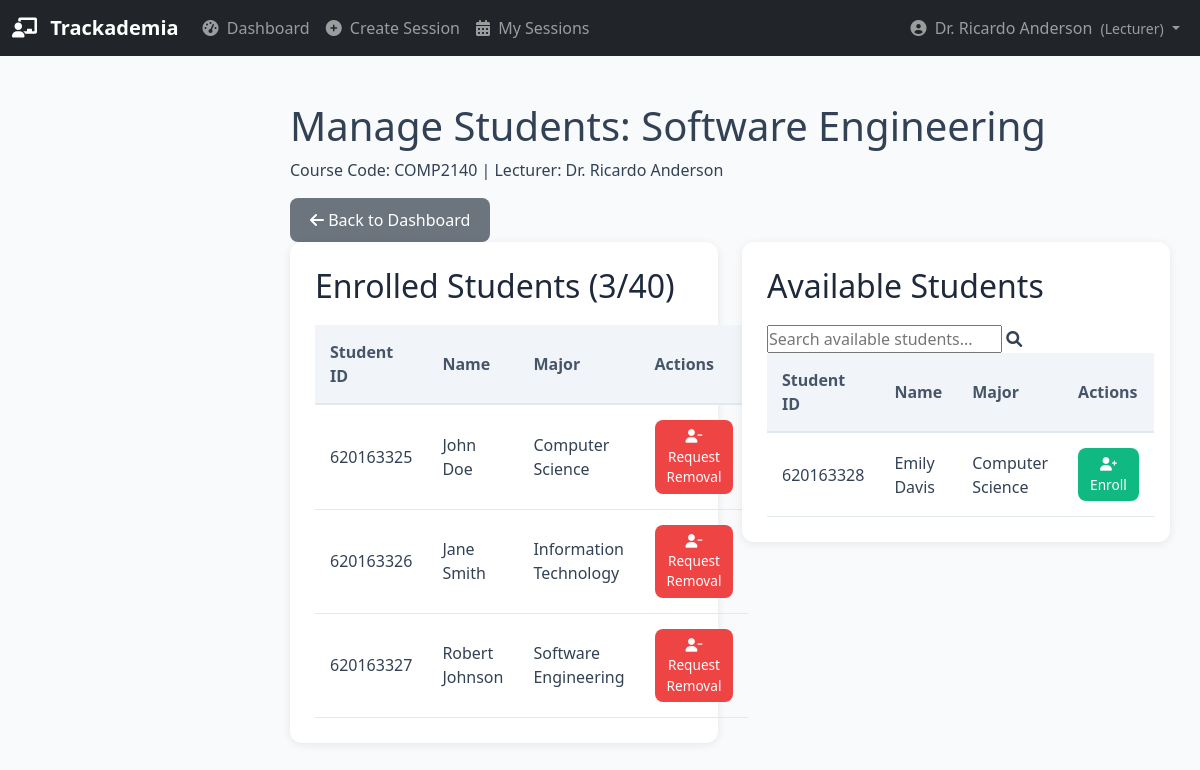
Page /lecturer/manage-students/1 (signed in) on the committed database.
### database.py (models this page shows, shortened)
class User(db.Model):
    __tablename__ = 'users'
    id = db.Column(db.Integer, primary_key=True)
    username = db.Column(db.String(80), unique=True, nullable=False)
    password_hash = db.Column(db.String(200), nullable=False)
    name = db.Column(db.String(100), nullable=False)
    email = db.Column(db.String(120), unique=True, nullable=True)
    user_type = db.Column(db.String(20), nullable=False)  # 'admin', 'lecturer', or 'student'
    is_active = db.Column(db.Boolean, default=True)
    created_at = db.Column(db.DateTime, default=datetime.utcnow)

class Course(db.Model):
    __tablename__ = 'courses'
    id = db.Column(db.Integer, primary_key=True)
    name = db.Column(db.String(200), nullable=False)
    code = db.Column(db.String(50), unique=True)
    description = db.Column(db.Text, nullable=True)
    credits = db.Column(db.Integer, default=3)
    semester = db.Column(db.String(50))  # Fall 2024, Spring 2025, etc.
    max_capacity = db.Column(db.Integer, default=30)
    lecturer_id = db.Column(db.Integer, db.ForeignKey('lecturers.id'), nullable=False)
    is_active = db.Column(db.Boolean, default=True)
    created_at = db.Column(db.DateTime, default=datetime.utcnow)
    students = db.relationship('Student',
                              secondary=enrollments,
                              back_populates='courses')
    sessions = db.relationship('Session', backref='course', lazy=True)

class Student(db.Model):
    __tablename__ = 'students'
    id = db.Column(db.Integer, primary_key=True)
    user_id = db.Column(db.Integer, db.ForeignKey('users.id'), nullable=False)
    student_id = db.Column(db.String(50), unique=True)
    enrollment_year = db.Column(db.Integer)
    major = db.Column(db.String(100))
    is_active = db.Column(db.Boolean, default=True)
    user = db.relationship('User', backref='student_profile')
    courses = db.relationship('Course',
                             secondary=enrollments,
                             back_populates='students')
    attendances = db.relationship('Attendance', backref='student', lazy=True)

### app.py (the view)
@app.route('/lecturer/manage-students/<int:course_id>')
def manage_students(course_id):
    lecturer_id = flask_session.get('user_id')
    lecturer = db.session.query(Lecturer).filter_by(user_id=lecturer_id).first()
    if not lecturer:
        flash('Please login as a lecturer', 'error')
        return redirect(url_for('login'))
    course = db.session.get(Course, course_id)
    if course.lecturer_id != lecturer.id:
        flash('You do not have permission to manage this course', 'error')
        return redirect(url_for('lecturer_dashboard'))
    all_students = db.session.query(Student).all()
    available_students = [s for s in all_students if s not in course.students]
    return render_template('manage_students.html',
                         course=course,
                         available_students=available_students)

### app.py (called while the page is built)
@app.before_request
def require_login():
    allowed_routes = ['login', 'static']
    if request.endpoint not in allowed_routes and 'user_id' not in flask_session:
        return redirect(url_for('login'))

@app.context_processor
def inject_pending_requests():
    if flask_session.get('user_type') == 'admin':
        pending_count = db.session.query(RemovalRequest).filter_by(status='pending').count()
        return dict(pending_requests_count=pending_count)
    return dict(pending_requests_count=0)

### templates/manage_students.html (shortened to what this page needs)
{% extends "base.html" %}
{% block content %}
<div class="dashboard-header">
    <h1>Manage Students: {{ course.name }}</h1>
    <p>Course Code: {{ course.code }} | Lecturer: {{ course.lecturer.user.name }}</p>
    <a href="{{ url_for('lecturer_dashboard') }}" class="btn btn-secondary">
        <i class="fas fa-arrow-left"></i> Back to Dashboard
    </a>
</div>
<div class="row">
    <div class="col-md-6">
        <div class="table-container">
            <h2>Enrolled Students ({{ course.students|length }}/{{ course.max_capacity }})</h2>
            <table>
                <thead>
                    <tr>
                        <th>Student ID</th>
                        <th>Name</th>
                        <th>Major</th>
                        <th>Actions</th>
                    </tr>
                </thead>
                <tbody>
                    {% for student in course.students %}
                    <tr>
                        <td>{{ student.student_id }}</td>
                        <td>{{ student.user.name }}</td>
                        <td>{{ student.major or 'N/A' }}</td>
                        <td>
                            <button class="btn btn-danger btn-sm request-removal"
                                    data-student-id="{{ student.id }}"
                                    data-student-name="{{ student.user.name }}">
                                <i class="fas fa-user-minus"></i> Request Removal
                            </button>
                        </td>
                    </tr>
                    {% else %}
                    <tr>
                        <td colspan="4" class="text-center">No students enrolled in this course</td>
                    </tr>
                    {% endfor %}
                </tbody>
            </table>
        </div>
    </div>
    <div class="col-md-6">
        <div class="table-container">
            <h2>Available Students</h2>
            <div class="search-box">
                <input type="text" id="studentSearch" placeholder="Search available students...">
                <i class="fas fa-search"></i>
            </div>
            <table>
                <thead>
                    <tr>
                        <th>Student ID</th>
                        <th>Name</th>
                        <th>Major</th>
                        <th>Actions</th>
                    </tr>
                </thead>
                <tbody id="availableStudentsTable">
                    {% for student in available_students %}
                    <tr>
                        <td>{{ student.student_id }}</td>
                        <td>{{ student.user.name }}</td>
                        <td>{{ student.major or 'N/A' }}</td>
                        <td>
                            <button class="btn btn-success btn-sm enroll-student"
                                    data-student-id="{{ student.id }}"
                                    data-course-id="{{ course.id }}">
                                <i class="fas fa-user-plus"></i> Enroll
                            </button>
                        </td>
                    </tr>
                    {% else %}
                    <tr>
                        <td colspan="4" class="text-center">All students are already enrolled in this course</td>
                    </tr>
                    {% endfor %}
                </tbody>
            </table>
        </div>
    </div>
</div>
{% endblock %}

### templates/base.html (shortened to what this page needs)
<!DOCTYPE html>
<html lang="en">
<head>
    <link href="https://cdn.jsdelivr.net/npm/bootstrap@5.1.3/dist/css/bootstrap.min.css" rel="stylesheet">
    <link rel="stylesheet" href="{{ url_for('static', filename='css/style.css') }}">
    <link rel="stylesheet" href="https://cdnjs.cloudflare.com/ajax/libs/font-awesome/6.0.0/css/all.min.css">
</head>
<body>
    <nav class="navbar navbar-expand-lg navbar-dark bg-dark">
        <div class="container-fluid">
            <a class="navbar-brand" href="{{ url_for('index') }}">
                <i class="fas fa-chalkboard-teacher me-2"></i>
                <strong>Trackademia</strong>
            </a>
            <div class="collapse navbar-collapse" id="navbarNav">
                <ul class="navbar-nav me-auto">
                    {% if 'user_id' in session %}
                        {% if session.user_type == 'admin' %}
                            <li class="nav-item">
                                <a class="nav-link {{ 'active' if request.endpoint == 'admin_dashboard' }}"
                                   href="{{ url_for('admin_dashboard') }}">
                                    <i class="fas fa-tachometer-alt me-1"></i> Dashboard
                                </a>
                            </li>
                            <li class="nav-item dropdown">
                                <a class="nav-link dropdown-toggle" href="#" id="usersDropdown" role="button"
                                   data-bs-toggle="dropdown">
                                    <i class="fas fa-users me-1"></i> Users
                                </a>
                                <ul class="dropdown-menu">
                                    <li>
                                        <a class="dropdown-item" href="{{ url_for('admin_users') }}">
                                            <i class="fas fa-list me-2"></i> Manage Users
                                        </a>
                                    </li>
                                    <li>
                                        <a class="dropdown-item" href="{{ url_for('admin_create_user') }}">
                                            <i class="fas fa-user-plus me-2"></i> Create User
                                        </a>
                                    </li>
                                    <li>
                                        <a class="dropdown-item" href="{{ url_for('admin_import_users') }}">
                                            <i class="fas fa-file-import me-2"></i> Import Users
                                        </a>
                                    </li>
                                </ul>
                            </li>
                            <li class="nav-item dropdown">
                                <a class="nav-link dropdown-toggle" href="#" id="coursesDropdown" role="button"
                                   data-bs-toggle="dropdown">
                                    <i class="fas fa-book me-1"></i> Courses
                                </a>
                                <ul class="dropdown-menu">
                                    <li>
                                        <a class="dropdown-item" href="{{ url_for('admin_courses') }}">
                                            <i class="fas fa-list me-2"></i> All Courses
                                        </a>
                                    </li>
                                    <li>
                                        <a class="dropdown-item" href="{{ url_for('admin_create_course') }}">
                                            <i class="fas fa-plus-circle me-2"></i> Create Course
                                        </a>
                                    </li>
                                </ul>
                            </li>
                            <li class="nav-item">
                                <a class="nav-link {{ 'active' if request.endpoint == 'admin_removal_requests' }}"
                                   href="{{ url_for('admin_removal_requests') }}">
                                    <i class="fas fa-clipboard-list me-1"></i> Requests
                                    {% if pending_requests_count and pending_requests_count > 0 %}
                                    <span class="badge bg-danger">{{ pending_requests_count }}</span>
                                    {% endif %}
                                </a>
                            </li>
                            <li class="nav-item">
                                <a class="nav-link {{ 'active' if request.endpoint == 'admin_reports' }}"
                                   href="{{ url_for('admin_reports') }}">
                                    <i class="fas fa-chart-bar me-1"></i> Reports
                                </a>
                            </li>
                        {% elif session.user_type == 'lecturer' %}
                            <li class="nav-item">
                                <a class="nav-link {{ 'active' if request.endpoint == 'lecturer_dashboard' }}"
                                   href="{{ url_for('lecturer_dashboard') }}">
                                    <i class="fas fa-tachometer-alt me-1"></i> Dashboard
                                </a>
                            </li>
                            <li class="nav-item">
                                <a class="nav-link {{ 'active' if request.endpoint == 'create_session' }}"
                                   href="{{ url_for('create_session') }}">
                                    <i class="fas fa-plus-circle me-1"></i> Create Session
                                </a>
                            </li>
                            <li class="nav-item">
                                <a class="nav-link {{ 'active' if request.endpoint == 'my_sessions' }}"
                                   href="{{ url_for('my_sessions') }}">
                                    <i class="fas fa-calendar-alt me-1"></i> My Sessions
                                </a>
                            </li>
                        {% endif %}
                    {% endif %}
                </ul>
                <ul class="navbar-nav ms-auto">
                    {% if 'user_id' in session %}
                        <li class="nav-item dropdown">
                            <a class="nav-link dropdown-toggle" href="#" id="userDropdown" role="button"
                               data-bs-toggle="dropdown">
                                <i class="fas fa-user-circle me-1"></i> {{ session.name }}
                                <small class="ms-1">({{ session.user_type|title }})</small>
                            </a>
                        </li>
                    {% else %}
                        <li class="nav-item">
                            <a class="nav-link" href="{{ url_for('login') }}">
                                <i class="fas fa-sign-in-alt me-1"></i> Login
                            </a>
                        </li>
                    {% endif %}
                </ul>
            </div>
        </div>
    </nav>
    <div class="main-content">
        {% block content %}{% endblock %}
    </div>
</body>
</html>

### static/css/style.css (style rules this page uses)
:root { --primary-color: #2563eb; --secondary-color: #1e40af; --success-color: #10b981; --danger-color: #ef4444; --warning-color: #f59e0b; --background-color: #f8fafc; --sidebar-width: 260px; }
* { margin: 0; padding: 0; box-sizing: border-box; }
body { font-family: 'Segoe UI', Tahoma, Geneva, Verdana, sans-serif; background-color: var(--background-color); color: #334155; }
.main-content { margin-left: var(--sidebar-width); padding: 30px; min-height: 100vh; }
.table-container { background: white; border-radius: 12px; padding: 25px; box-shadow: 0 2px 10px rgba(0, 0, 0, 0.08); margin-bottom: 30px; }
.table-container h2 { margin-bottom: 20px; color: #1e293b; }
table { width: 100%; border-collapse: collapse; }
thead { background-color: #f1f5f9; }
th { padding: 15px; text-align: left; font-weight: 600; color: #475569; border-bottom: 2px solid #e2e8f0; }
td { padding: 15px; border-bottom: 1px solid #e2e8f0; }
.btn { padding: 10px 20px; border: none; border-radius: 8px; cursor: pointer; font-weight: 500; transition: all 0.3s ease; text-decoration: none; display: inline-block; }
.btn-success { background-color: var(--success-color); color: white; }
.btn-danger { background-color: var(--danger-color); color: white; }
.btn-sm { padding: 6px 12px; font-size: 0.85rem; }

### rows in the picture
User: name "Dr. Ricardo Anderson", lecturer.user.name "Dr. Ricardo Anderson"
Course: name "Software Engineering", code "COMP2140", max_capacity "40"
Student: student_id "620163325", user.name "John Doe", major "Computer Science"
Student: student_id "620163326", user.name "Jane Smith", major "Information Technology"
Student: student_id "620163327", user.name "Robert Johnson", major "Software Engineering"
Student: student_id "620163328", user.name "Emily Davis", major "Computer Science"

### other values in the picture
{{ session.user_type|title }} "Lecturer"
{{ course.students|length }} "3"
